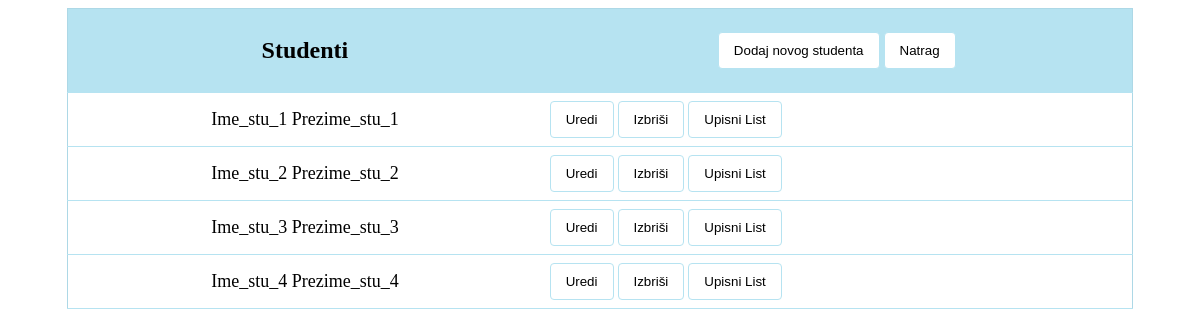
Page /students_admin_navigation/ on the committed database.
### app/models.py (models this page shows, shortened)
class Korisnici(AbstractUser):
    email = models.CharField(max_length=64)
    password = models.CharField(max_length=128)
    status = models.CharField(max_length=10, choices=(('none', 'None'),('redovni', 'Redovni'), ('izvanredni', 'Izvanredni')))
    uloga = models.CharField(max_length=20, choices=(('ADMIN', 'admin'),('PROF', 'profesor'),('STU', 'student')),null=True, blank=True)

### app/views.py (the view)
# urls.py: path('students_admin_navigation/',views.svi_studenti, name='students_admin_navigation'),
def svi_studenti(request):
    students = Korisnici.objects.filter(uloga='STU')
    return render(request, 'students_admin_navigation.html', {'students': students})

### app/templates/students_admin_navigation.html
{% extends 'base.html' %}
{% block stu_admin_nav%}
<table style="margin-left: 5%; width:90%; border: 1px solid lightblue;">
    <thead>
        <th colspan="1"><h2 style="text-align:center;"> Studenti </h2></th>
        <th>
            <button onclick="window.location.href='http://localhost:8000/add_student/';">Dodaj novog studenta</button>
            <button onclick="window.location.href='http://localhost:8000/login_by_user/admin/';">Natrag</button>
        </th>
    </thead>
    <tbody>
        {% for student in students %}
        <tr>
            <td style="text-align: center;font-size: 18px;">{{ student.first_name }} {{ student.last_name }}</td>
            <td><button onclick="window.location.href='{% url 'edit_student' student.pk %}'">Uredi</button>
            <button onclick="window.location.href='{% url 'check_stu_delete' student.id %}'">Izbriši</button>
            <button onclick="window.location.href='http://localhost:8000/student_upisni_list/{{student.id}}'">Upisni List</button></td>
        </tr>
        {% endfor %}
</tbody>
</table>
{% endblock %}

### app/templates/base.html (style rules this page uses)
:root { --primary-color: #B6E3F1; --secondary-color: #C5F3C6; --accent-color: #E5D3E8; --highlight-color: #FAD9E9; --highlight2-color: #FDF3B5; --highlight3-color: #FFD6B0; }
button, input[type="submit"] { background-color: white; color: black; padding: 10px 15px; text-align: center; text-decoration: none; cursor: pointer; border: 1px solid var(--primary-color); border-radius: 4px; }
table { border-collapse: collapse; }
th, td { padding: 8px; border-bottom: 1px solid var(--primary-color); color: black; }
thead { background-color: var(--primary-color); color: black; }

### rows in the picture
Korisnici: first_name "Ime_stu_1", last_name "Prezime_stu_1"
Korisnici: first_name "Ime_stu_2", last_name "Prezime_stu_2"
Korisnici: first_name "Ime_stu_3", last_name "Prezime_stu_3"
Korisnici: first_name "Ime_stu_4", last_name "Prezime_stu_4"
